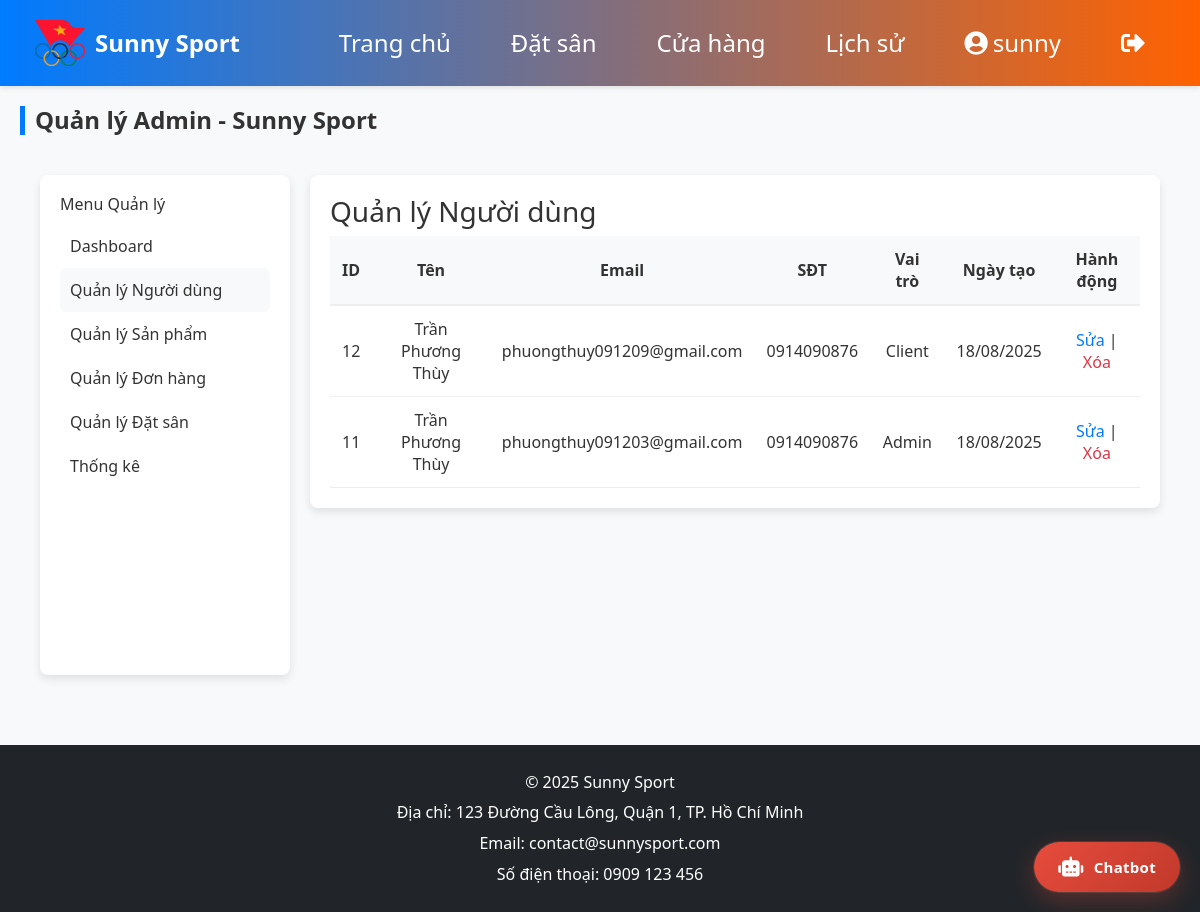
Before: /admin.php?section=users (signed in) with the older database file.
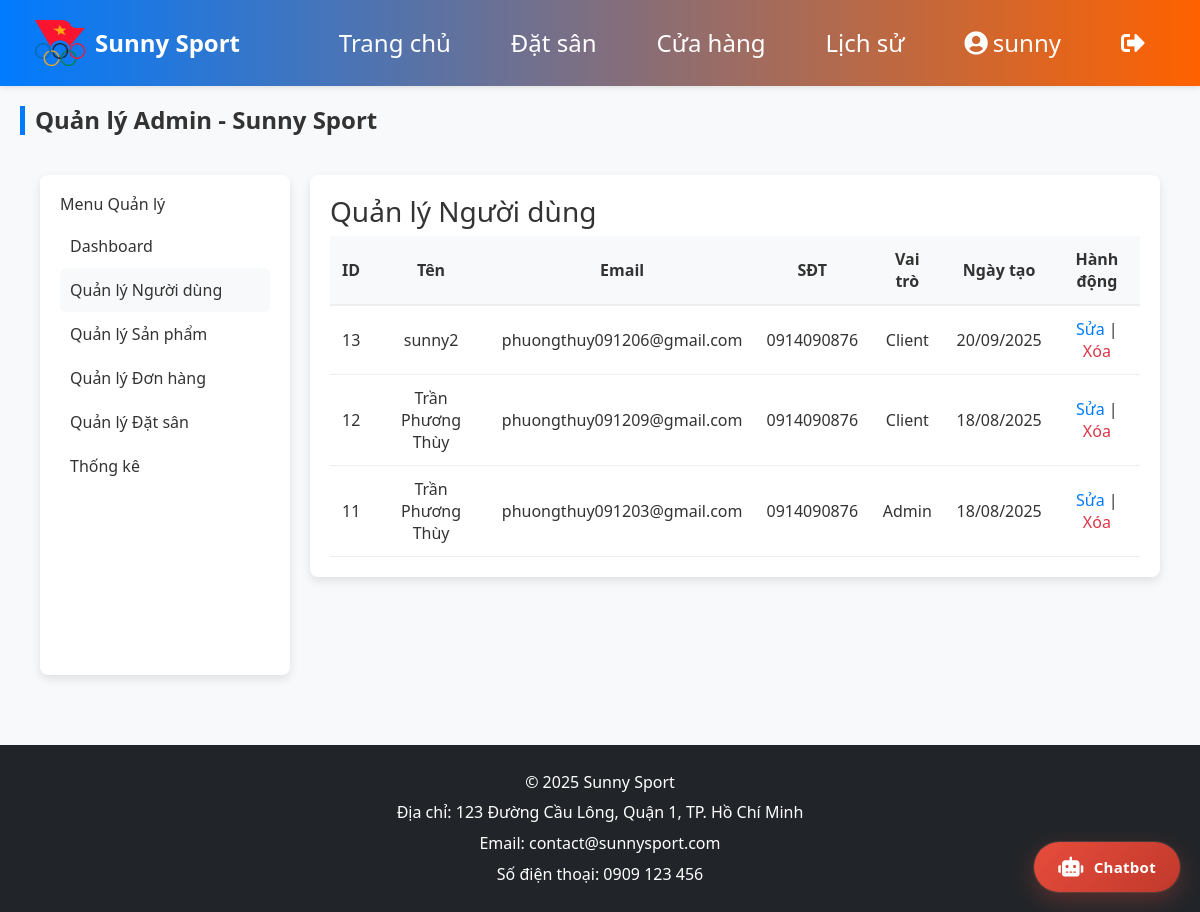
After: the same page with the newer database file.
### tables this page shows
CREATE TABLE `users` (
  `user_id` int(11) NOT NULL COMMENT 'Mã người dùng',
  `username` varchar(50) NOT NULL COMMENT 'Tên đăng nhập (duy nhất)',
  `password` varchar(255) NOT NULL COMMENT 'Mật khẩu (mã hóa)',
  `full_name` varchar(100) NOT NULL COMMENT 'Họ và tên',
  `phone` varchar(15) NOT NULL COMMENT 'Số điện thoại',
  `email` varchar(100) DEFAULT NULL COMMENT 'Email',
  `created_at` timestamp NOT NULL DEFAULT current_timestamp() COMMENT 'Thời gian tạo',
  `role` enum('client','admin') DEFAULT 'client' COMMENT 'Vai trò: client (khách hàng), admin (quản trị viên)'
);

### admin.php (the view, shortened to what the changed rows need)
<?php
include 'config/database.php';
$section = $_GET['section'] ?? 'dashboard';
include 'includes/header.php';
?>
<h2 class="section-title">Quản lý Admin - Sunny Sport</h2>
<div class="shop-container" style="display:flex; gap:20px; align-items:flex-start; padding:20px;">
    <div class="admin-content" style="flex:1; background:white; padding:20px; border-radius:8px; box-shadow:0 4px 10px rgba(0,0,0,0.1);">
        <?php if ($section === 'dashboard'): ?>
            <h3>Dashboard</h3>
            <div class="stats-grid" style="display:grid; grid-template-columns:repeat(auto-fit, minmax(200px,1fr)); gap:15px; margin-bottom:20px;">
                <div class="stat-box" style="padding:15px; border:1px solid #eee; border-radius:8px; text-align:center;">
                    <h4>Doanh thu Đơn hàng</h4>
                    <p style="color:#dc3545; font-weight:bold;"><?php echo number_format($total_orders, 0, ',', '.'); ?> VNĐ</p>
                </div>
                <div class="stat-box" style="padding:15px; border:1px solid #eee; border-radius:8px; text-align:center;">
                    <h4>Doanh thu Đặt sân</h4>
                    <p style="color:#dc3545; font-weight:bold;"><?php echo number_format($total_bookings, 0, ',', '.'); ?> VNĐ</p>
                </div>
                <div class="stat-box" style="padding:15px; border:1px solid #eee; border-radius:8px; text-align:center;">
                    <h4>Đặt sân hôm nay</h4>
                    <p style="color:#28a745; font-weight:bold;"><?php echo $today_bookings; ?></p>
                </div>
                <div class="stat-box" style="padding:15px; border:1px solid #eee; border-radius:8px; text-align:center;">
                    <h4>Đơn hàng hôm nay</h4>
                    <p style="color:#28a745; font-weight:bold;"><?php echo $today_orders; ?></p>
                </div>
            <div class="stat-box" style="padding:15px; border:1px solid #eee; border-radius:8px; text-align:center;">
                <h4>Đặt sân hôm nay</h4>
                <?php
                $stmt = $conn->prepare("SELECT COALESCE(SUM(total_price),0) AS revenue_booking_today FROM bookings WHERE booking_date = CURDATE() AND status='confirmed'");
                $stmt->execute();
                $revenue_booking_today = $stmt->get_result()->fetch_assoc()['revenue_booking_today'] ?? 0;
                ?>
                <p style="color:#fd7e14; font-weight:bold;"><?php echo number_format($revenue_booking_today, 0, ',', '.'); ?> VNĐ</p>
            </div>
            <div class="stat-box" style="padding:15px; border:1px solid #eee; border-radius:8px; text-align:center;">
                <h4>Đơn hàng hôm nay</h4>
                <?php
                $stmt = $conn->prepare("SELECT COALESCE(SUM(total_amount),0) AS revenue_order_today FROM orders WHERE DATE(created_at) = CURDATE() AND status='completed'");
                $stmt->execute();
                $revenue_order_today = $stmt->get_result()->fetch_assoc()['revenue_order_today'] ?? 0;
                ?>
                <p style="color:#6f42c1; font-weight:bold;"><?php echo number_format($revenue_order_today, 0, ',', '.'); ?> VNĐ</p>
            </div>
            </div>
            <div style="display:grid; grid-template-columns: 1fr 1fr; gap:20px; margin-top:20px;">
                <div>
                    <h4>Top 5 Sân đặt nhiều (30 ngày)</h4>
                    <canvas id="topCourtsChart" style="width: 100%; height: 300px; max-width: 600px;"></canvas>
                </div>
                <div>
                    <h4>Top 5 Sản phẩm bán chạy</h4>
                    <canvas id="topProductsChart" style="width: 100%; height: 300px; max-width: 600px;"></canvas>
                </div>
            </div>
            <div style="margin-top:20px;">
                <h4>Giờ cao điểm đặt sân</h4>
                <canvas id="todayPeakHoursChart"></canvas>
            </div>
        <?php elseif ($section === 'users'): ?>
            <?php
            $stmt = $conn->prepare("SELECT user_id, username, full_name, email, phone, role, created_at FROM users ORDER BY created_at DESC");
            $stmt->execute();
            $result = $stmt->get_result();
            ?>
            <table style="width:100%; border-collapse:collapse;">
                <thead>
                    <tr style="background:#f8f9fa; border-bottom:2px solid #eee;">
                        <th style="padding:12px;">ID</th>
                        <th style="padding:12px;">Tên</th>
                        <th style="padding:12px;">Email</th>
                        <th style="padding:12px;">SĐT</th>
                        <th style="padding:12px;">Vai trò</th>
                        <th style="padding:12px;">Ngày tạo</th>
                        <th style="padding:12px;">Hành động</th>
                    </tr>
                </thead>
                <tbody>
                    <?php while ($row = $result->fetch_assoc()): ?>
                        <tr style="border-bottom:1px solid #eee;">
                            <td style="padding:12px;"><?php echo $row['user_id']; ?></td>
                            <td style="padding:12px;"><?php echo htmlspecialchars($row['full_name']); ?></td>
                            <td style="padding:12px;"><?php echo htmlspecialchars($row['email']); ?></td>
                            <td style="padding:12px;"><?php echo htmlspecialchars($row['phone'] ?? ''); ?></td>
                            <td style="padding:12px;"><?php echo ucfirst($row['role']); ?></td>
                            <td style="padding:12px;"><?php echo date('d/m/Y', strtotime($row['created_at'])); ?></td>
                            <td style="padding:12px;">
                                <a href="admin_edit_user.php?id=<?php echo $row['user_id']; ?>" style="color:#007bff; text-decoration:none;">Sửa</a> |
                                <a href="admin_delete_user.php?id=<?php echo $row['user_id']; ?>" onclick="return confirm('Xóa người dùng này?');" style="color:#dc3545; text-decoration:none;">Xóa</a>
                            </td>
                        </tr>
                    <?php endwhile; ?>
                </tbody>
            </table>
        <?php elseif ($section === 'settings'): ?>
            <h3>Cấu hình Hệ thống</h3>
            <p>Quản lý cài đặt hệ thống, thông tin website và cấu hình đặt sân.</p>
            <a href="admin_edit_settings.php" class="filter-submit" style="display:inline-block; margin-top:10px;">Chỉnh sửa cấu hình</a>
        <?php endif; ?>
    </div>
</div>
<?php include 'includes/footer.php'; ?>

Changed rows visible on the page:
added users: user_id "13", full_name "sunny2", email "phuongthuy091206@gmail.com", phone "0914090876", role "Client", created_at "20/09/2025"
